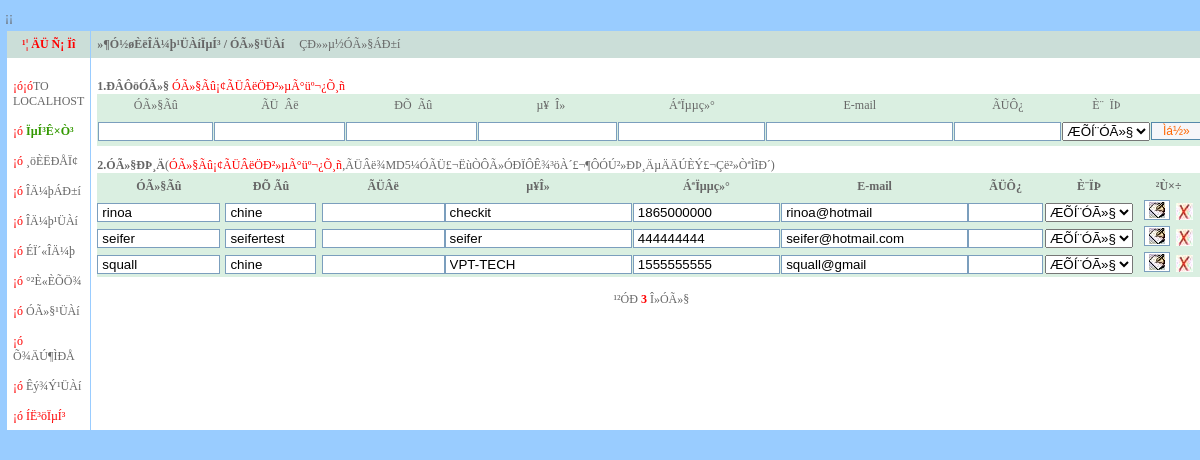
Screenshot of /adminuser.php (signed in) with the database file from the repository.
### tables this page shows
CREATE TABLE `user` (
  `id` bigint(20) NOT NULL AUTO_INCREMENT,
  `userName` varchar(10) NOT NULL DEFAULT '',
  `password` char(32) NOT NULL,
  `chineseName` varchar(20) DEFAULT NULL,
  `company` varchar(50) DEFAULT NULL,
  `phoneNumber` varchar(20) DEFAULT NULL,
  `userRight` varchar(20) DEFAULT NULL,
  `secretKey` varchar(32) DEFAULT NULL,
  `emailAddr` varchar(30) DEFAULT NULL,
  PRIMARY KEY (`id`)
);

### adminuser.php (the view, shortened to what this page needs)
<?
$thisprog = "adminuser.php";
require ("global.php");
$query = 'SELECT * FROM user';
$users = mysql_query($query) or die('Query failed: ' . mysql_error());
$action=$_GET['action'];
print "<tr><td bgcolor=#CBDED8 colspan=3><b>$xtm/ ÓÃ»§¹ÜÀí</b>&nbsp;&nbsp;&nbsp;&nbsp;&nbsp;<a href=userlist.php>ÇÐ»»µ½ÓÃ»§ÁÐ±í</a></td></tr>";
if (empty ($action)) {
	$use_info = '';
	$countOfUsers = 0;
	while ($line = mysql_fetch_array($users, MYSQL_ASSOC)) {
		$use_info .= "<tr> <form action=$thisprog?action=edit method=post>
    <input type=hidden  name=action value=\"edit\">
	<input type=hidden name=oldname value=\"$use[1]\">
	<td height=26 width=10% align=center><input type=text size=12 name=\"name\" value=\"$line[userName]\" readonly></td>
	<td height=26 width=10% align=center>
	<input type=text name=\"realname\" size=8 value=\"$line[chineseName]\"></td>
	<td height=26 width=10% align=center>
	<input type=text name=\"usrpwds\" size=12 maxlength=16 title=6-16¸ö×Ö·û></td>
	<td height=26 width=10% align=center>
	<input type=text name=\"userabout\" size=20 value=\"$line[company]\"></td>
	<td height=26 width=10% align=center>
	<input type=text name=\"usertel\" size=15 value=\"$line[phoneNumber]\"></td>
	<td height=26 width=10% align=centeb>
	<input type=text name=\"email\" size=20 value=\"$line[emailAddr]\"></td>
	<td height=26 size=30  align=center>
	<input type=text name=\"ms\" size=6 title=ÓÃÓÚÍü¼ÇÃÜÂëºóÖØÉèÃÜÂë£¬ÇëÀÎ¼Ç></td>
	<td height=26 size=30  align=center>
	<select name=\"usrpower\"><option value=low>ÆÕÍ¨ÓÃ»§</option><option value=test>²âÊÔÓÃ»§</option><option value=high>¸ß¼¶ÓÃ»§</option><option value=super>ÏµÍ³¹ÜÀí</option></select></td>
	<td height=26 wiVth=100%  align=center><input name=Submit title=\"ÐÞ¸Ä $line[userName] µÄ×ÊÁÏ\"  type=image src=images/write.gif border=0>&nbsp; <a href=\"$thisprog?action=del&name=$line[userName]\" OnClick=\"JavaScript: if(confirm('È·ÊµÒªÉ¾³ýÓÃ»§ $line[userName] Âð£¿')) return true; else return false;\"><img src=\"images/fol-over.jpg\" title=\"É¾³ý $line[userName]\" border=\"0\"></a></td></form>";
		$countOfUsers = $countOfUsers +1;
	}
	print<<<EOT
  <tr> <td bgcolor=#ffffff colspan=3>
    <form action=$thisprog?action=addnew method=post><input type=hidden name="action" value="addnew">
  <BR>    <b>1.ÐÂÔöÓÃ»§</b> <font color=red>ÓÃ»§Ãû¡¢ÃÜÂëÖÐ²»µÃ°üº¬¿Õ¸ñ</font> $tab_top
<table border="0" width="100%" cellspacing="1" cellpadding="0" bgcolor="#DAEFE1" height="52">
  <tr>
    <td width="11%" align="center" height="21">ÓÃ»§Ãû</td>
    <td width="11%" align="center" height="21">ÃÜ&nbsp; Âë</td>
    <td width="11%" align="center" height="21">&nbsp;ÐÕ&nbsp; Ãû</td>
    <td width="11%" align="center" height="21">&nbsp; µ¥&nbsp; Î»</td>
    <td width="12%" align="center" height="15">ÁªÏµµç»°</td>
    <td width="14%" align="center" height="21">E-mail</td>
    <td width="9%" align="center" height="21">ÃÜÔ¿</td>
    <td width="8%" align="center" height="21">È¨&nbsp; ÏÞ</td>
    <td width="13%" align="center" height="21"></td>
  </tr>
  <tr>
    <td width="11%" align="center"><input type=text name="nameNew" size=11 maxlength=12 title=5-12¸ö×Ö·û> </td>
    <td width="11%" align="center"><input type=text name="usrpwdNew" size=13 maxlength=16 title=6-16¸ö×Ö·û> </td>
    <td width="11%" align="center"><input type=text  name="realnameNew" size=13> </td>
    <td width="11%" align="center"><input type=text name="useraboutNew" size=14> </td>
    <td width="12%" align="center"><input type=text name="usertelNew" size=15>  </td>
    <td width="14%" align="center"><input type=text name="emailNew" size=20>  </td>
    <td width="9%" align="center"><input type=text name="msNew" size=10 title=ÓÃÓÚÍü¼ÇÃÜÂëºóÖØÉèÃÜÂë£¬ÇëÀÎ¼Ç>  </td>
    <td width="11%" align="center"><select name="usrpowerNew"><option value=low>ÆÕÍ¨ÓÃ»§</option><option value=test>²âÊÔÓÃ»§</option><option value=high>¸ß¼¶ÓÃ»§</option><option value=super>ÏµÍ³¹ÜÀí</option></select>
    </td>
    <td width="13%" align="center">
    <input type=submit class=button name=Submit value="Ìá½»"></td>
  </tr>
</table>
    $tab_bottom</form>
    <b>2.ÓÃ»§ÐÞ¸Ä</b>(<font color=red>ÓÃ»§Ãû¡¢ÃÜÂëÖÐ²»µÃ°üº¬¿Õ¸ñ</font>,ÃÜÂë¾­MD5¼ÓÃÜ£¬ËùÒÔÃ»ÓÐÏÔÊ¾³öÀ´£¬¶ÔÓÚ²»ÐÞ¸ÄµÄÄÚÈÝ£¬Çë²»ÒªÌîÐ´)
      $tab_top
	<div align="center">
  <center>
<table width=100% border="0" cellspacing="0" cellpadding="0" bgcolor="#DAEFE1" >
<tr>
<td height="26" width="10%" align="center">
<b>ÓÃ»§Ãû</b></td>
<td height="26" width="11%" align="center">
<b>ÐÕ  Ãû</b></td>
<td height="26" width="11%" align="center">
<b>ÃÜÂë</b></td>
<td height="26" width="11%" align="center">
<b>µ¥Î»</b></td>
<td height="26" width="14%"  align="center">
<b>ÁªÏµµç»°</b></td>
<td height="26" width="15%"  align="center">
<b>E-mail</b></td>
<td height="26" width="6%"  align="center">
<b>ÃÜÔ¿</b></td>
<td height="26" width="9%"  align="center">
<b>È¨ÏÞ</b></td>
<td height="26" width="13%"  align="center">
<b>²Ù×÷</b></td>
</tr>
$use_info
	</table>
  </center>
</div>
 $tab_bottom <br><center>
EOT;
	echo "&nbsp;¹²ÓÐ  <font color=red><b>$countOfUsers</b></font> Î»ÓÃ»§";
	echo "</center></td></tr></td></tr></table></body></html>";
	exit;
}
elseif ($action == "del") {
	$delName=$_GET['name'];
	mysql_query("delete from user where userName='$delName'") or die (mysql_error());
	echo "<script>alert(\"³É¹¦É¾³ýÓÃ»§£¡\");</script><meta http-equiv=refresh content=0;url=$thisprog>";
}
exit;

### global.php (shortened to what this page needs)
<?php
$xtm = "»¶Ó­½øÈëÎÄ¼þ¹ÜÀíÏµÍ³ ";
admintitle();
function admintitle() {
	print<<<EOT
     <html>
   <head>
<meta http-equiv="Content-Type" content="text/html; charset=gb2312">
<LINK href="images/cs.css" rel=stylesheet>¡¡ <STYLE type="text/css">
¡¡¡¡ TD{
¡¡¡¡¡¡¡¡ word-break: break-all;
¡¡¡¡¡¡¡¡}
¡¡¡¡ </style>
 </head>
 <SCRIPT    LANGUAGE="JavaScript">
   document.onkeydown    =    function()    {
   if(event.keyCode==116)    {
   event.keyCode=0;
   event.returnValue    =    false;
   }
   }
   document.oncontextmenu    =    function()    {event.returnValue    =    false;}
   </SCRIPT> <body onkeydown='if(event.keyCode==78 && event.ctrlKey)return false;'>
<body bgcolor=#99CCFF topmargin=5 leftmargin=5><table width=98% cellpadding=0 cellspacing=1 border=0 bgcolor=#99CCFF align=center>
    <tr><td>
    <table width=100% cellpadding=0 cellspacing=1 border=0>
    <tr><td width=10% valign=top bgcolor=#FFFFFF>
    <table width=100% cellpadding=6 cellspacing=0 border=0>
    <tr><td bgcolor=#CBDED8><center><font color=red>
    <b>¹¦ ÄÜ Ñ¡ Ïî</b>
    </td></tr>
    <tr>
    <td bgcolor=#FFFFFF valign=center><br>
<font color=red>¡ó¡ó<a href="http://$_SERVER[SERVER_NAME]" target=_blank>TO LOCALHOST</a><br><br>
¡ó <a href=index.php><font color="#339900"><b>ÏµÍ³Ê×Ò³</b></font></a><br> <br>
¡ó <a href=editProfile.php>¸öÈËÐÅÏ¢</a><br> <br>
¡ó <a href=wj.php>ÎÄ¼þÁÐ±í</a><br> <br>
¡ó <a href=gl.php>ÎÄ¼þ¹ÜÀí</a><br> <br>
¡ó <a href="javascript:void(0)" onClick="window.open ('upfile.php','','top=0,left=0,width=700,height=363,status=no,resizable=yes,scrollbars=yes');">ÉÏ´«ÎÄ¼þ</a><br><br>
¡ó <a href=jl.php>°²È«ÈÕÖ¾</a><br><br>
¡ó <a href=adminuser.php>ÓÃ»§¹ÜÀí</a> <br><br>
¡ó <a href=sitemail.php>Õ¾ÄÚ¶ÌÐÅ</a> <br><br>
¡ó <a href=bfleasin.php>Êý¾Ý¹ÜÀí</a> <br><br>
¡ó <a href=logout.php?login=$_SESSION[userName]><font color=red>ÍË³öÏµÍ³</font></a> </p>
    </td></tr>
  </table>
    </td><td width=65% valign=top bgcolor=#FFFFFF>
    <table width=100% cellpadding=6 cellspacing=0 border=0  valign=top>
EOT;
}

### images/cs.css (style rules this page uses)
A { TEXT-DECORATION: none }
A:link { COLOR: #666666; FONT-FAMILY: ����; TEXT-DECORATION: none }
body { font-size: 12px; color: #666666; font-family: ����; line-height:200%; scrollbar-face-color: #e8e7e7; scrollbar-highlight-color: #ffffff; scrollbar-shadow-color: #ffffff; scrollbar-3dlight-color: #cccccc; scrollbar-arrow-color: #ff6600; scrollbar-track-color: #EFEFEF; scrollbar-darkshadow-color: #b2b2b2; scrollbar-base-color: #000000 }
TABLE { FONT-FAMILY: ����; FONT-SIZE: 9pt }
INPUT { BORDER-RIGHT: #7b9ebd 1px solid; PADDING-RIGHT: 4px; BORDER-TOP: #7b9ebd 1px solid; PADDING-LEFT: 4px; PADDING-BOTTOM: 1px; BORDER-LEFT: #7b9ebd 1px solid; PADDING-TOP: 1px; BORDER-BOTTOM: #7b9ebd 1px solid; BACKGROUND-COLOR: #ffffff }
.button { height: 18px; width: 50px; background-color: #f6f6f9; background-image: url(''); background-repeat: repeat; background-attachment: scroll; color: #ff6600; font-size: 9pt; border: 1px solid #5589AA; background-position: 0% }

### rows the page displays
user: name "rinoa", realname "chine", userabout "checkit", usertel "1865000000", email "rinoa@hotmail"
user: name "seifer", realname "seifertest", userabout "seifer", usertel "444444444", email "seifer@hotmail.com"
user: name "squall", realname "chine", userabout "VPT-TECH", usertel "1555555555", email "squall@gmail"

### other values shown
$xtm "»¶Ó­½øÈëÎÄ¼þ¹ÜÀíÏµÍ³"
$countOfUsers "3"
